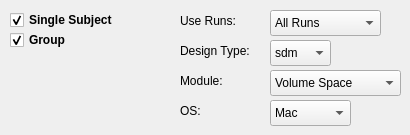
     <widget class="QWidget" name="tabMDM">
      <attribute name="title">
       <string>MDM</string>
      </attribute>
      <widget class="QCheckBox" name="singleSubject">
       <property name="geometry">
        <rect>
         <x>10</x>
         <y>10</y>
         <width>131</width>
         <height>20</height>
        </rect>
       </property>
       <property name="font">
        <font>
         <weight>75</weight>
         <bold>true</bold>
        </font>
       </property>
       <property name="text">
        <string>Single Subject</string>
       </property>
       <property name="checked">
        <bool>true</bool>
       </property>
      </widget>
      <widget class="QCheckBox" name="group">
       <property name="geometry">
        <rect>
         <x>10</x>
         <y>30</y>
         <width>81</width>
         <height>20</height>
        </rect>
       </property>
       <property name="font">
        <font>
         <weight>75</weight>
         <bold>true</bold>
        </font>
       </property>
       <property name="text">
        <string>Group</string>
       </property>
       <property name="checked">
        <bool>true</bool>
       </property>
      </widget>
      <widget class="QComboBox" name="whichRuns">
       <property name="geometry">
        <rect>
         <x>270</x>
         <y>10</y>
         <width>111</width>
         <height>26</height>
        </rect>
       </property>
       <property name="currentIndex">
        <number>0</number>
       </property>
       <item>
        <property name="text">
         <string>All Runs</string>
        </property>
       </item>
       <item>
        <property name="text">
         <string>Odd Runs</string>
        </property>
       </item>
       <item>
        <property name="text">
         <string>Even Runs</string>
        </property>
       </item>
      </widget>
      <widget class="QComboBox" name="designType">
       <property name="geometry">
        <rect>
         <x>270</x>
         <y>40</y>
         <width>61</width>
         <height>26</height>
        </rect>
       </property>
       <property name="currentText">
        <string>sdm</string>
       </property>
       <property name="currentIndex">
        <number>0</number>
       </property>
       <item>
        <property name="text">
         <string>sdm</string>
        </property>
       </item>
       <item>
        <property name="text">
         <string>rtc</string>
        </property>
       </item>
      </widget>
      <widget class="QLabel" name="whichRunsLabel">
       <property name="geometry">
        <rect>
         <x>180</x>
         <y>10</y>
         <width>71</width>
         <height>21</height>
        </rect>
       </property>
       <property name="text">
        <string>Use Runs:</string>
       </property>
      </widget>
      <widget class="QLabel" name="designTypeLabel">
       <property name="geometry">
        <rect>
         <x>180</x>
         <y>40</y>
         <width>121</width>
         <height>21</height>
        </rect>
       </property>
       <property name="text">
        <string>Design Type:</string>
       </property>
      </widget>
      <widget class="QComboBox" name="mdmType">
       <property name="geometry">
        <rect>
         <x>270</x>
         <y>70</y>
         <width>131</width>
         <height>26</height>
        </rect>
       </property>
       <property name="currentIndex">
        <number>0</number>
       </property>
       <item>
        <property name="text">
         <string>Volume Space</string>
        </property>
       </item>
       <item>
        <property name="text">
         <string>Surface Space</string>
        </property>
       </item>
      </widget>
      <widget class="QComboBox" name="os">
       <property name="geometry">
        <rect>
         <x>270</x>
         <y>100</y>
         <width>81</width>
         <height>26</height>
        </rect>
       </property>
       <property name="currentIndex">
        <number>0</number>
       </property>
       <item>
        <property name="text">
         <string>Mac</string>
        </property>
       </item>
       <item>
        <property name="text">
         <string>Windows</string>
        </property>
       </item>
      </widget>
      <widget class="QLabel" name="osLabel">
       <property name="geometry">
        <rect>
         <x>180</x>
         <y>100</y>
         <width>71</width>
         <height>21</height>
        </rect>
       </property>
       <property name="text">
        <string>OS:</string>
       </property>
      </widget>
      <widget class="QLabel" name="mdmTypeLabel">
       <property name="geometry">
        <rect>
         <x>180</x>
         <y>70</y>
         <width>71</width>
         <height>21</height>
        </rect>
       </property>
       <property name="text">
        <string>Module:</string>
       </property>
      </widget>
     </widget>
